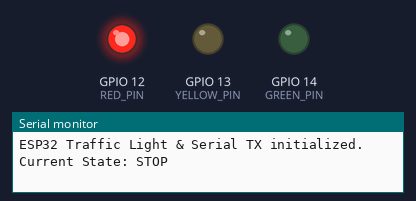
A sketch run on a simulated ESP32. On the bench: output pins drawn as LEDs (lit = HIGH), the last lines printed to the serial monitor.

Above: at 2.5 s.
At 6.0 s:
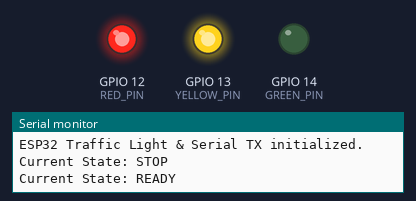
At 9.5 s:
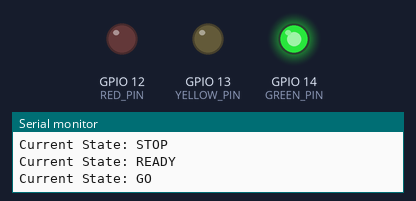
At 13.0 s:
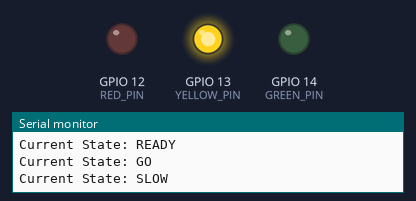
Timing chart, 0 to 18.2 s (numbered marks = the images above):
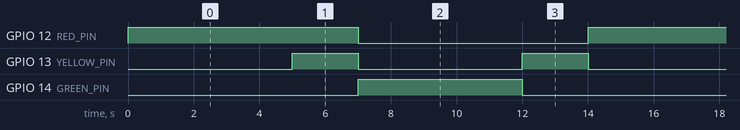

The sketch:

esp32_traffic_serial.ino
```cpp
// esp32_traffic_serial.ino
// Week 7 & 8: ESP32 Traffic Light Controller & Serial TX
// This code cycles through a standard traffic light sequence and sends the current state
// via UART to another microcontroller (e.g., Raspberry Pi Pico).

const int RED_PIN = 12;
const int YELLOW_PIN = 13;
const int GREEN_PIN = 14;

void setup() {
  pinMode(RED_PIN, OUTPUT);
  pinMode(YELLOW_PIN, OUTPUT);
  pinMode(GREEN_PIN, OUTPUT);

  // Initialize standard Serial for debugging
  Serial.begin(115200);

  // ESP32 Serial2 default pins: TX2 = GPIO 17, RX2 = GPIO 16
  // This is used for UART communication with the Pico
  Serial2.begin(9600);

  Serial.println("ESP32 Traffic Light & Serial TX initialized.");
}

void setLights(bool red, bool yellow, bool green, const char* stateName) {
  digitalWrite(RED_PIN, red ? HIGH : LOW);
  digitalWrite(YELLOW_PIN, yellow ? HIGH : LOW);
  digitalWrite(GREEN_PIN, green ? HIGH : LOW);

  // Send the state over UART to the Pico
  Serial2.println(stateName);

  // Print to standard serial monitor for debugging
  Serial.print("Current State: ");
  Serial.println(stateName);
}

void loop() {
  // RED State (Stop)
  setLights(true, false, false, "STOP");
  delay(5000); // 5 seconds

  // RED + YELLOW State (Get Ready)
  setLights(true, true, false, "READY");
  delay(2000); // 2 seconds

  // GREEN State (Go)
  setLights(false, false, true, "GO");
  delay(5000); // 5 seconds

  // YELLOW State (Slow Down)
  setLights(false, true, false, "SLOW");
  delay(2000); // 2 seconds
}
```

Measured:
- by itself, GPIO 12 (RED_PIN): alternates HIGH for 7.0 s and LOW for 7.0 s
- by itself, GPIO 13 (YELLOW_PIN): alternates HIGH for 2.0 s and LOW for 5.0 s
- by itself, GPIO 14 (GREEN_PIN): alternates HIGH for 5.0 s and LOW for 9.0 s
